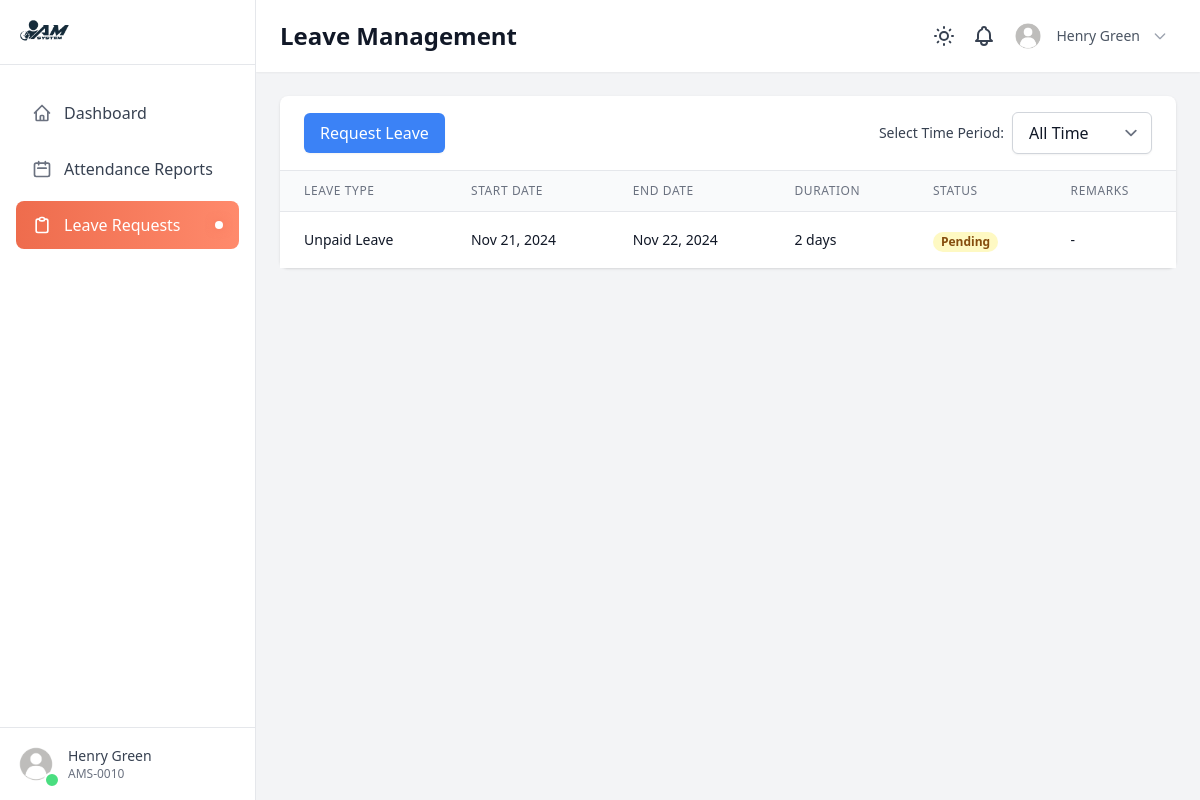
Screenshot of /employee/leave/ (signed in) with the database file from the repository.
### management/models.py (models this page shows, shortened)
class User(AbstractUser):
    username = None  # Remove username field
    id = models.AutoField(primary_key=True)
    user_id = models.CharField(max_length=50, unique=True)  # Custom user ID
    first_name = models.CharField(max_length=255)
    last_name = models.CharField(max_length=255)
    birthdate = models.DateField()
    contact_number = models.CharField(max_length=50, unique=True)
    email = models.EmailField(max_length=100, unique=True)
    department = models.ForeignKey(Department, on_delete=models.CASCADE, default=None)
    is_anonymous = False
    is_active = models.BooleanField(default=True)
    objects = UserManager()
    USERNAME_FIELD = 'user_id'
    REQUIRED_FIELDS = ['first_name', 'last_name', 'birthdate', 'contact_number', 'email']

### leave/models.py (models this page shows, shortened)
class LeaveRequest(models.Model):
    STATUS_CHOICES = (
        ('pending', 'Pending'),
        ('approved', 'Approved'),
        ('rejected', 'Rejected'),
    )
    user = models.ForeignKey(User, on_delete=models.CASCADE)
    department = models.ForeignKey(Department, on_delete=models.CASCADE, null=True, blank=True)
    start_date = models.DateField()
    end_date = models.DateField()
    leave_type = models.ForeignKey(LeaveType, on_delete=models.CASCADE, null=True, blank=True)
    reason = models.TextField()
    status = models.CharField(max_length=20, choices=STATUS_CHOICES, default='pending')
    created_at = models.DateTimeField(auto_now_add=True)
    updated_at = models.DateTimeField(auto_now=True)
    processed_by = models.ForeignKey(User, on_delete=models.SET_NULL, null=True, related_name='processed_leaves')
    processed_at = models.DateTimeField(null=True, blank=True)
    @property
    def duration(self):
        return (self.end_date - self.start_date).days + 1
    class Meta:
        ordering = ['-created_at']

class LeaveType(models.Model):
    name = models.CharField(max_length=100, unique=True)
    def __str__(self):
        return self.name

### dashboard/views.py (the view)
# urls.py: path('employee/leave/', views.employee_leave, name='employee_leave'),
@login_required
def employee_leave(request):
    time_period = request.GET.get('time_period', 'all_time')
    today = timezone.now().date()
    if time_period == 'this_week':
        start_date = today - timedelta(days=today.weekday())
    elif time_period == 'this_month':
        start_date = today.replace(day=1)
    elif time_period == 'last_6_months':
        start_date = today - timedelta(days=180)
    elif time_period == 'this_year':
        start_date = today.replace(month=1, day=1)
    else:  # all_time
        start_date = None
    leave_query = LeaveRequest.objects.filter(user=request.user)
    if start_date:
        leave_query = leave_query.filter(start_date__gte=start_date)
    leave_requests = leave_query.order_by('-start_date')
    context = {
        'leave_requests': leave_requests,
        'selected_period': time_period
    }
    return render(request, 'dashboard/employee/employee_leave.html', context)

### dashboard/templates/dashboard/employee/employee_leave.html (shortened to what this page needs)
{% extends 'dashboard/base.html' %}
{% load static %}
{% block content %}
<div class="flex h-screen bg-gray-100 dark:bg-gray-900">
    {% include 'dashboard/employee/includes/sidebar.html' %}
    <div class="flex-1 overflow-x-hidden overflow-y-auto">
        <div class="bg-white shadow-sm dark:bg-gray-800">
            <div class="flex justify-between items-center px-6 py-3">
                <h1 class="text-2xl font-semibold text-gray-900 dark:text-white">Leave Management</h1>
                <div class="flex items-center">
                    {% include 'dashboard/employee/includes/header_buttons.html' %}
                </div>
            </div>
        </div>
        <div class="p-6">
            <div class="bg-white dark:bg-gray-800 rounded-lg shadow">
                <div class="px-6 py-4 border-b border-gray-200 dark:border-gray-700">
                    <div class="flex justify-between items-center">
                        <button class="bg-blue-500 hover:bg-blue-600 text-white px-4 py-2 rounded-md shadow-sm">
                            Request Leave
                        </button>
                        <form method="get" class="flex items-center space-x-2">
                            <label for="timePeriodFilter" class="text-sm font-medium text-gray-700 dark:text-gray-300">
                                Select Time Period:
                            </label>
                            <select id="timePeriodFilter" onchange="this.form.submit()" name="time_period" class="bg-white dark:bg-gray-800 border border-gray-300 dark:border-gray-700 text-gray-900 dark:text-gray-300 py-2 px-4 rounded-md shadow-sm focus:outline-none focus:ring focus:ring-blue-200">
                                <option value="all_time" {% if selected_period == 'all_time' %}selected{% endif %}>All Time</option>
                            </select>
                        </form>
                    </div>
                </div>
                <div class="overflow-x-auto">
                    <table class="min-w-full divide-y divide-gray-200 dark:divide-gray-700">
                        <thead class="bg-gray-50 dark:bg-gray-700">
                            <tr>
                                <th class="px-6 py-3 text-xs font-medium tracking-wider text-left text-gray-500 dark:text-gray-400 uppercase">
                                    Leave Type
                                </th>
                                <th class="px-6 py-3 text-xs font-medium tracking-wider text-left text-gray-500 dark:text-gray-400 uppercase">
                                    Start Date
                                </th>
                                <th class="px-6 py-3 text-xs font-medium tracking-wider text-left text-gray-500 dark:text-gray-400 uppercase">
                                    End Date
                                </th>
                                <th class="px-6 py-3 text-xs font-medium tracking-wider text-left text-gray-500 dark:text-gray-400 uppercase">
                                    Duration
                                </th>
                                <th class="px-6 py-3 text-xs font-medium tracking-wider text-left text-gray-500 dark:text-gray-400 uppercase">
                                    Status
                                </th>
                                <th class="px-6 py-3 text-xs font-medium tracking-wider text-left text-gray-500 dark:text-gray-400 uppercase">
                                    Remarks
                                </th>
                            </tr>
                        </thead>
                        <tbody class="bg-white dark:bg-gray-800 divide-y divide-gray-200 dark:divide-gray-700">
                            {% for leave in leave_requests %}
                            <tr>
                                <td class="px-6 py-4 text-sm text-gray-900 dark:text-gray-100 whitespace-nowrap">
                                    {{ leave.leave_type }}
                                </td>
                                <td class="px-6 py-4 text-sm text-gray-900 dark:text-gray-100 whitespace-nowrap">
                                    {{ leave.start_date|date:"M d, Y" }}
                                </td>
                                <td class="px-6 py-4 text-sm text-gray-900 dark:text-gray-100 whitespace-nowrap">
                                    {{ leave.end_date|date:"M d, Y" }}
                                </td>
                                <td class="px-6 py-4 text-sm text-gray-900 dark:text-gray-100 whitespace-nowrap">
                                    {{ leave.duration }} day{% if leave.duration != 1 %}s{% endif %}
                                </td>
                                <td class="px-6 py-4 whitespace-nowrap">
                                    <span class="px-2 inline-flex text-xs leading-5 font-semibold rounded-full
                                        {% if leave.status == 'Approved' %}bg-green-100 dark:bg-green-900 text-green-800 dark:text-green-100
                                        {% elif leave.status == 'Pending' %}bg-yellow-100 dark:bg-yellow-900 text-yellow-800 dark:text-yellow-100
                                        {% else %}bg-red-100 dark:bg-red-900 text-red-800 dark:text-red-100{% endif %}">
                                        {{ leave.status }}
                                    </span>
                                </td>
                                <td class="px-6 py-4 text-sm text-gray-900 dark:text-gray-100 whitespace-nowrap">
                                    {{ leave.remarks|default:"-" }}
                                </td>
                            </tr>
                            {% empty %}
                            <tr>
                                <td colspan="6" class="px-6 py-4 text-sm text-center text-gray-500 dark:text-gray-400">
                                    No leave requests found for the selected period.
                                </td>
                            </tr>
                            {% endfor %}
                        </tbody>
                    </table>
                </div>
            </div>
        </div>
    </div>
</div>
{% endblock %}

### dashboard/templates/dashboard/employee/includes/sidebar.html (shortened to what this page needs)
{% load static %}
<aside class="flex flex-col w-64 h-screen bg-white border-r border-gray-200 transition-all duration-300 dark:bg-gray-900 dark:border-gray-700">
    <div class="flex justify-between items-center p-4 bg-white border-b border-gray-200 dark:border-gray-800 dark:bg-gray-900">
        <img src="{% static 'images/AMSystemlogo-dark.png' %}"
             alt="AM System Logo Light"
             class="block h-8 transition-transform duration-300 hover:scale-105 dark:hidden">
    </div>
    <nav class="overflow-y-auto flex-1 px-4 py-6 space-y-2 bg-white dark:bg-gray-900">
        <a href="{% url 'dashboard:employee_dashboard' %}"
           class="flex items-center px-4 py-3 text-gray-700 dark:text-gray-300 rounded-lg hover:bg-gradient-to-r hover:from-gray-100 hover:to-white dark:hover:from-gray-800 dark:hover:to-gray-900 group relative overflow-hidden transition-all duration-300 ">
            <svg class="w-5 h-5 mr-3 transition-all duration-300 group-hover:scale-110 group-hover:rotate-3 {% if request.resolver_match.url_name == 'employee_dashboard' %}text-white{% else %}text-gray-500 dark:text-gray-400 group-hover:text-coral dark:group-hover:text-coral{% endif %}"
                 fill="none" stroke="currentColor" viewBox="0 0 24 24">
                <path stroke-linecap="round" stroke-linejoin="round" stroke-width="2"
                      d="M3 12l2-2m0 0l7-7 7 7M5 10v10a1 1 0 001 1h3m10-11l2 2m-2-2v10a1 1 0 01-1 1h-3m-6 0a1 1 0 001-1v-4a1 1 0 011-1h2a1 1 0 011 1v4a1 1 0 001 1m-6 0h6"/>
            </svg>
            <span class="font-medium transition-all duration-300 group-hover:translate-x-1 group-hover:text-coral dark:group-hover:text-coral">Dashboard</span>
        </a>
        <a href="{% url 'dashboard:employee_attendance' %}"
           class="flex items-center px-4 py-3 text-gray-700 dark:text-gray-300 rounded-lg hover:bg-gradient-to-r hover:from-gray-100 hover:to-white dark:hover:from-gray-800 dark:hover:to-gray-900 group relative overflow-hidden transition-all duration-300 ">
            <svg class="w-5 h-5 mr-3 transition-all duration-300 group-hover:scale-110 group-hover:rotate-3 {% if request.resolver_match.url_name == 'employee_attendance' %}text-white{% else %}text-gray-500 dark:text-gray-400 group-hover:text-coral dark:group-hover:text-coral{% endif %}"
                 fill="none" stroke="currentColor" viewBox="0 0 24 24">
                <path stroke-linecap="round" stroke-linejoin="round" stroke-width="2"
                      d="M8 7V3m8 4V3m-9 8h10M5 21h14a2 2 0 002-2V7a2 2 0 00-2-2H5a2 2 0 00-2 2v12a2 2 0 002 2z"/>
            </svg>
            <span class="font-medium transition-all duration-300 group-hover:translate-x-1 group-hover:text-coral dark:group-hover:text-coral">Attendance Reports</span>
        </a>
        <a href="{% url 'dashboard:employee_leave' %}"
           class="flex items-center px-4 py-3 text-gray-700 dark:text-gray-300 rounded-lg hover:bg-gradient-to-r hover:from-gray-100 hover:to-white dark:hover:from-gray-800 dark:hover:to-gray-900 group relative overflow-hidden transition-all duration-300 {% if request.resolver_match.url_name == 'employee_leave' %}bg-gradient-to-r from-coral to-coral-light text-white dark:from-coral dark:to-coral-dark{% endif %}">
            <svg class="w-5 h-5 mr-3 transition-all duration-300 group-hover:scale-110 group-hover:rotate-3 {% if request.resolver_match.url_name == 'employee_leave' %}text-white{% else %}text-gray-500 dark:text-gray-400 group-hover:text-coral dark:group-hover:text-coral{% endif %}"
                 fill="none" stroke="currentColor" viewBox="0 0 24 24">
                <path stroke-linecap="round" stroke-linejoin="round" stroke-width="2"
                      d="M9 5H7a2 2 0 00-2 2v12a2 2 0 002 2h10a2 2 0 002-2V7a2 2 0 00-2-2h-2M9 5a2 2 0 002 2h2a2 2 0 002-2M9 5a2 2 0 012-2h2a2 2 0 012 2"/>
            </svg>
            <span class="font-medium transition-all duration-300 group-hover:translate-x-1 group-hover:text-coral dark:group-hover:text-coral">Leave Requests</span>
            {% if request.resolver_match.url_name == 'employee_leave' %}
            <span class="absolute right-4 w-2 h-2 bg-white rounded-full shadow-glow"></span>
            {% endif %}
        </a>
    </nav>
    <div class="p-4 bg-white border-t border-gray-200 dark:border-gray-800 dark:bg-gray-900">
        <div class="flex items-center space-x-3 group">
            <div class="relative">
                <img src="{% static 'images/default-avatar.png' %}" alt="User Avatar"
                     class="w-10 h-10 rounded-full border-2 border-transparent transition-all duration-300 group-hover:border-coral group-hover:scale-105">
                <div class="absolute -right-1 -bottom-1 w-4 h-4 bg-green-400 rounded-full border-2 border-white dark:border-gray-900"></div>
            </div>
            <div class="flex-1">
                <p class="text-sm font-medium text-gray-700 transition-all duration-300 dark:text-gray-200 group-hover:text-coral dark:group-hover:text-coral">{{request.user.first_name}} {{request.user.last_name}}</p>
                <p class="text-xs text-gray-500 dark:text-gray-400">{{request.user.user_id}}</p>
            </div>
        </div>
    </div>
</aside>

### dashboard/templates/dashboard/employee/includes/header_buttons.html (shortened to what this page needs)
{% load static %}
<div class="flex justify-between items-center px-1 sm:px-0">
    <button data-theme-toggle id="themeToggle" class="relative p-2 text-gray-700 rounded-lg transition-all duration-300 dark:text-gray-200 group hover:scale-110">
    </button>
    <div class="relative group">
        <button id="notificationsDropdownButton" class="relative p-2 text-gray-700 rounded-lg transition-all duration-300 dark:text-gray-200 hover:scale-110">
            <span class="absolute -top-1 -right-1 px-2 py-1 text-xs font-bold text-white rounded-full transition-transform duration-300 transform bg-coral group-hover:scale-110">3</span>
        </button>
    </div>
    <div class="relative group">
        <button id="profileDropdownButton" class="flex items-center p-2 space-x-3 text-gray-600 rounded-lg transition-all duration-300 dark:text-gray-200 hover:scale-105">
            <div class="relative">
                <img src="{% static 'images/default-avatar.png' %}" alt="Profile" class="w-8 h-8 rounded-full border-2 border-transparent transition-all duration-300 group-hover:border-coral">
            </div>
            <span class="text-sm font-medium transition-colors duration-300 group-hover:text-coral">{{ request.user.get_full_name }}</span>
            <svg class="w-4 h-4 text-gray-400 transition-colors duration-300 transform group-hover:text-coral group-hover:rotate-180" fill="none" stroke="currentColor" viewBox="0 0 24 24">
                <path stroke-linecap="round" stroke-linejoin="round" stroke-width="2" d="M19 9l-7 7-7-7"/>
            </svg>
        </button>
    </div>
</div>

### dashboard/templates/dashboard/employee/includes/sidebar.html (style rules this page uses)
.shadow-glow { box-shadow: 0 0 10px rgba(238, 108, 77, 0.5); }
.from-coral { --tw-gradient-from: #EE6C4D; --tw-gradient-stops: var(--tw-gradient-from), var(--tw-gradient-to, rgba(238, 108, 77, 0)); }
.to-coral-light { --tw-gradient-to: #FF8A6C; }

### rows the page displays
User: user.first_name "Henry", user.last_name "Green", user.user_id "AMS-0010", user.get_full_name "Henry Green"
LeaveRequest: leave_type "Unpaid Leave", start_date "Nov 21, 2024", end_date "Nov 22, 2024", duration "2", status "Pending", remarks "-"
